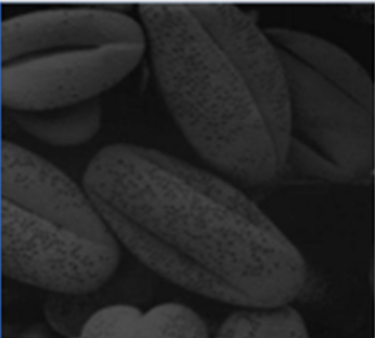
#> input picture THXLA/L1/DATA/data/anh1.png, 375 x 338 px, found by its file name
$ jupyter execute main.ipynb
#> lines starting #> are read from the running program, lines starting #| are printed output that depends on the picture
# Bài thực hành số 1: Các kỹ thuật không phụ thuộc vào không gian

## 1. Histogram Pixel for Photo

[cell 1]
# import libraries

import numpy as np
import matplotlib.pyplot as plt
import seaborn as sns
from PIL import Image
import cv2
sns.set_style("darkgrid")

[cell 2]
def count_pixel_in_image(image_path, image = None):
    if image == None:
        img = cv2.imread(image_path)
#> img is the input picture: shape (338, 375, 3); mean B, G, R 39.7, 39.3, 39

        # biến đổi ảnh nhiều chiều thành 1 chiều theo thứ tự cột trước hàng sau
        # print(img.ravel())
        h2 = np.histogram(img.ravel(), bins=256, range=[0,256])
        plt.plot(h2[0])
        plt.tight_layout()
    else:
         image = np.array(image)
         h2 = np.histogram(image.ravel(), bins=256, range=[0, 256])
         plt.plot(h2[0])
         plt.tight_layout()

image_path = "C:/Users/bluei/Desktop/THXLA/L1/DATA/data/anh1.png"
count_pixel_in_image(image_path)
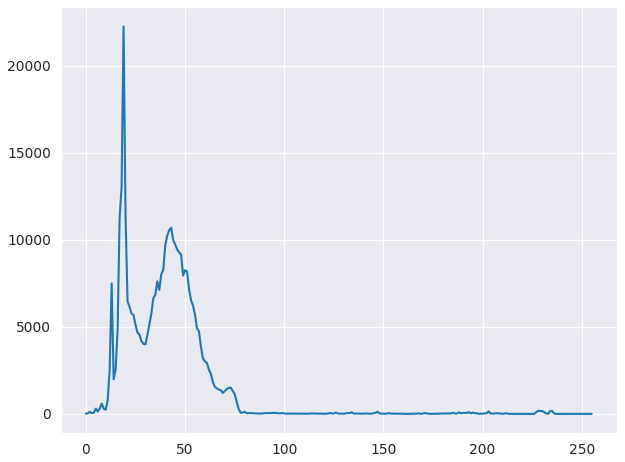
#> figure drawn by matplotlib, 1 panel; curve peaks at x = 19, y = 22259

## 2. Tăng giảm độ sáng cho ảnh

[cell 3]
def adjust_Bright(image_path, factor):
    """
    Adjust the brightness of an image by multiplying each pixel's value by the brightness factor
    if the brighness_factor is less than , the image will be darker
    if the brighness_factor is greater than 1, the image will be brighter

    Args :

        image_path (str) : The path to the image file.
        factor (float): the factor by which to adjust the brightness

    Return:
        Image: The image with adjusted brightness.
    """
#> called with factor = 3


    img = Image.open(image_path)
    img_bright = img.convert('RGB')


    # Get pixel data
    pixels = img_bright.load()

    #,Adjust brightness for each pixel
    for i in range(img_bright.width):
        for j in range(img_bright.height):
            r, g, b = pixels[i, j]
            r = int(r * factor)
            g = int(g * factor)
            b = int(b * factor)

            pixels[i, j] = (r, g, b)

    plt.figure(figsize=(8, 6))
    plt.subplot(121)
    plt.imshow(img_bright)
    plt.subplot(122)
    count_pixel_in_image(image_path)

image = Image.open(image_path)
plt.figure(figsize=(12, 8))
plt.subplot(121)
plt.imshow(image)
plt.subplot(122)
count_pixel_in_image(image_path)
adjust_Bright(image_path, 3)
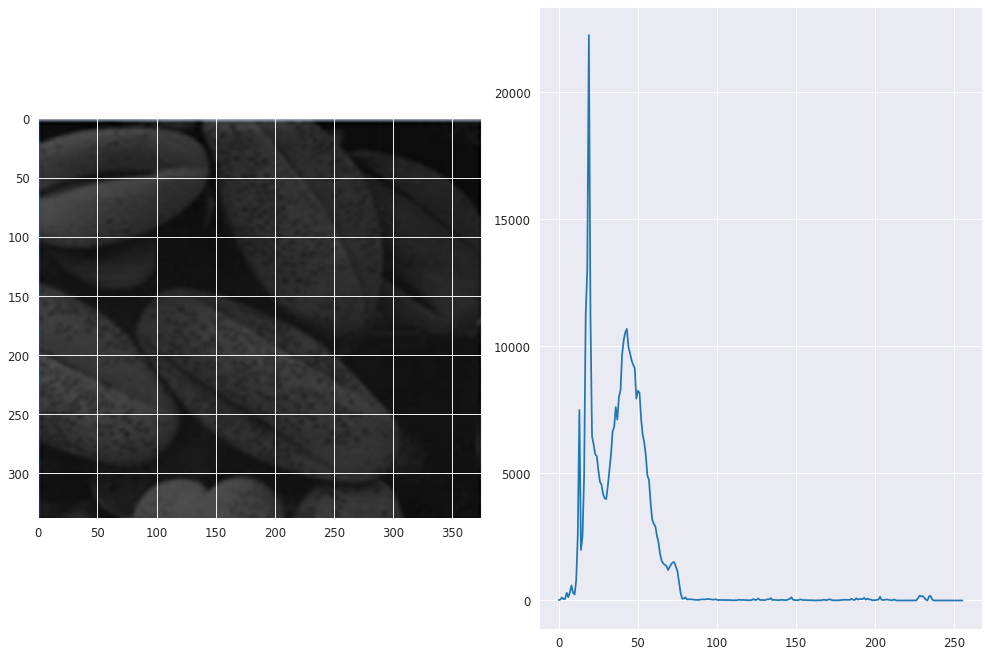
#> figure drawn by matplotlib, 2 panels; panel 2: curve peaks at x = 19, y = 22259
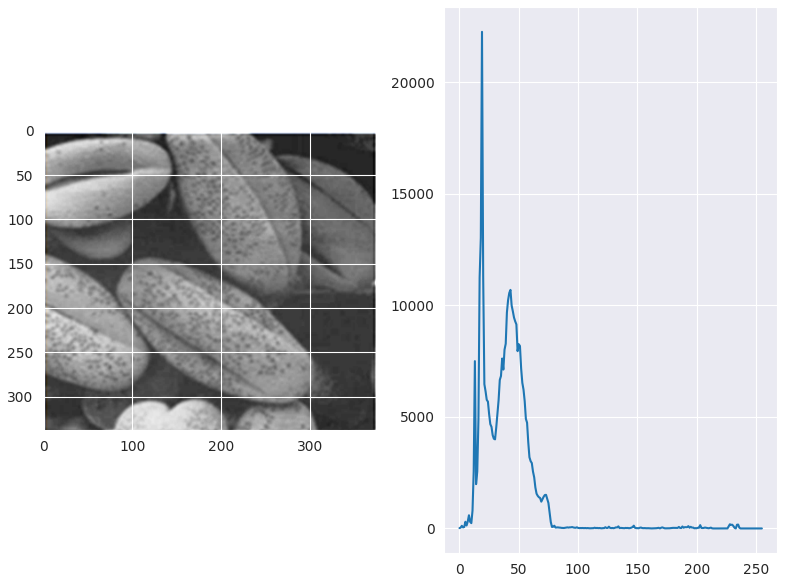
#> figure drawn by matplotlib, 2 panels; panel 2: curve peaks at x = 19, y = 22259
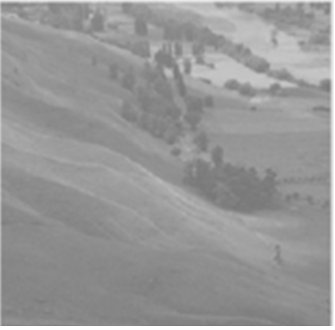
#> input picture THXLA/L1/DATA/data/anh2.png, 335 x 330 px, found by its file name
#> further down, image2 is the input picture: PIL image 335x330 RGBA; mean R, G, B, A 151.4, 151.4, 151.4, 255

## 3. Tăng cường độ tương phản

$$

f(x) = \begin{cases}
        l_{min} \ if \ x \leq l_{min} \\
        (l_{max} - l_{min}) \frac{x - min}{max - min} + l_{min} \ min < x  < max \\
        l_{max}  \ if \ x \geq max
\end{cases}

$$

[cell 4]
def contrast(image):

    # chuyển hình ảnh về mảng np.ndarray
    img_array = np.array(image, dtype= np.float32)

    # tính giá trị trung bình cho ảnh
    mean_value = np.mean(img_array, dtype= np.float32)
#> mean_value = 177.3

    # tính độ lệch chuẩn
    std_deviation = np.std(img_array)
#> std_deviation = 48.52

    min_value, max_value = np.min(img_array), np.max(img_array)
#> min_value = 119; max_value = 255

     # Tính giá trị min và max mới dựa trên độ lệch chuẩn
    lmin_value = max(mean_value - 2 * std_deviation, 0)  # Đảm bảo giá trị không âm
#> lmin_value = 80.27
    lmax_value = min(mean_value + 2 * std_deviation, 255)  # Đảm bảo giá trị không vượt quá 255
#> lmax_value = 255


    adjust_contrast_img = ((img_array - min_value) / (max_value - min_value)) * (lmax_value - lmin_value) + lmin_value
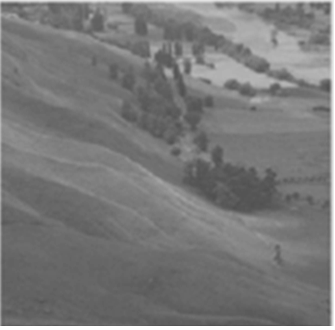
#> adjust_contrast_img: shape (330, 335, 4) float32; mean R, G, B, A 121.9, 121.9, 121.9, 255.4


    adjust_contrast_img = np.clip(adjust_contrast_img, min_value, max_value)
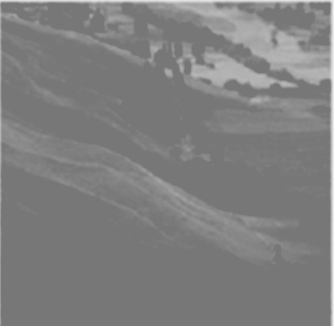
#> adjust_contrast_img: shape (330, 335, 4) float32; mean R, G, B, A 129.3, 129.3, 129.3, 255.4

    return adjust_contrast_img / 255.0

image2 = Image.open("C:/Users/bluei/Desktop/THXLA/L1/DATA/data/anh2.png")

plt.figure(figsize=(8, 6))
plt.subplot(121)
plt.imshow(image2)
plt.axis("off")
plt.title("Image before contrast")

plt.subplot(122)
plt.imshow(contrast(image2))
plt.axis("off")
plt.title("Image after constrast")
